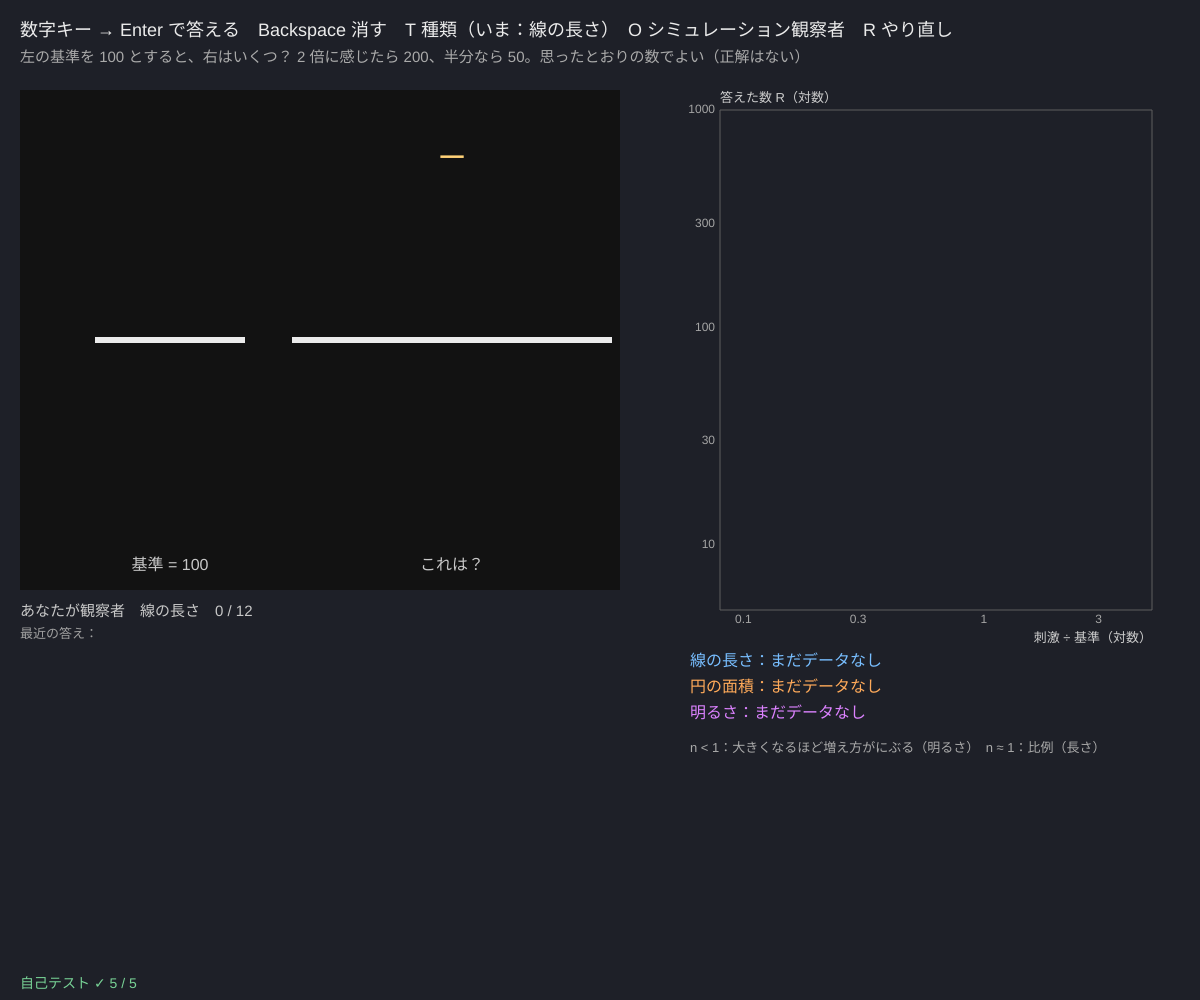
Frame 1 (no input)
Frame 60 (no input): identical to frame 1, image omitted
Frame 120 (the mouse pressed at the canvas centre since frame 60): identical to frame 1, image omitted

The p5.js sketch that drew this single still picture (run headless with seeded random() and noise() and a simulated clock; from frame 60 on, the mouse is pressed at the canvas centre):

// p5.js sketch
// ── sketch.js
// ============================================
// 02 スティーヴンスのべき法則 ─ 感じの大きさ R = c · I^n
// 左の基準を「100」としたとき、右はいくつに感じる？ 数字で答える（マグニチュード推定法）
// 両対数グラフ（log R と log I）で直線を当てはめると、傾きがべき指数 n。長さ・面積・明るさで n がちがう
// クリック → 数字キーで入力して Enter（Backspace で消す）/ T = 刺激の種類 / O = シミュレーション観察者 / R = やり直し
// ============================================

const TYPES = [                        // ★ 刺激の種類：基準の大きさと、見せる大きさ（6 段階）
  { name: '線の長さ', std: 150, xs: [40, 70, 110, 160, 230, 320], unit: 'px', simN: 1.0 },
  { name: '円の面積', std: 11000, xs: [1600, 3300, 6600, 13000, 26000, 44000], unit: 'px²', simN: 0.7 },
  { name: '明るさ', std: 0.2, xs: [0.02, 0.05, 0.1, 0.25, 0.5, 1], unit: '光の量', simN: 0.33 },
];
const REPS = 2;                        // ★ 1 段階あたりの回数（6 × 2 = 12 試行）
const SIM_NOISE = 0.15;                // ★ シミュレーション観察者の答えのばらつき（対数）
let ty = 0, data = [[], [], []], order = [], ti = 0, typed = '', phase = 'ready', tPhase = 0, simMode = false, simSeed = 1;

function setup() {
  createCanvas(windowWidth, windowHeight);
  selfTest();
  newOrder();
}
function newOrder() {
  seedRng(Date.now()); order = [];
  for (let r = 0; r < REPS; r++) for (let x of TYPES[ty].xs) order.push(x);
  shuffleArr(order); ti = 0; typed = ''; phase = 'stim'; data[ty] = []; simMode = false;
}
function submit() {
  let v = parseFloat(typed);
  if (phase !== 'stim' || !(v > 0)) { typed = ''; return; }   // 0 以下は対数にできないので受けつけない
  data[ty].push([order[ti], v]); typed = ''; ti++;
  phase = ti >= order.length ? 'done' : 'blank'; tPhase = millis();
}
// 両対数で直線：log R = log c + n · log(I / 基準)
function fitPower(d, std) {
  let p = d.filter((q) => q[0] > 0 && q[1] > 0);
  let f = linFit(p.map((q) => Math.log(q[0] / std)), p.map((q) => Math.log(q[1])));
  return f.ok ? { n: f.b, c: Math.exp(f.a), r2: f.r2 } : null;
}
// シミュレーション観察者：R = 100 · (I / 基準)^n · e^(ゆらぎ)、整数に丸める
function simAnswer(T, x) { return Math.max(1, Math.round(100 * Math.pow(x / T.std, T.simN) * Math.exp(SIM_NOISE * rndNormal()))); }
function runSim(seed) {
  seedRng(seed);
  TYPES.forEach((T, k) => { data[k] = []; for (let r = 0; r < 8; r++) for (let x of T.xs) data[k].push([x, simAnswer(T, x)]); });
  simMode = true; phase = 'done'; ti = order.length;
}

function drawStim(T, x, cx, cy) {
  if (T === TYPES[0]) { stroke(235); strokeWeight(6); strokeCap(SQUARE); line(cx - x / 2, cy, cx + x / 2, cy); noStroke(); }
  else if (T === TYPES[1]) { noStroke(); fill(235); circle(cx, cy, 2 * Math.sqrt(x / Math.PI)); }
  else { noStroke(); fill(linToSrgb(x)); rect(cx - 70, cy - 70, 140, 140); }
}

function draw() {
  background(30, 32, 40);
  let T = TYPES[ty];
  fill(235); noStroke(); textSize(18);
  text('数字キー → Enter で答える　Backspace 消す　T 種類（いま：' + T.name + '）　O シミュレーション観察者　R やり直し', 20, 36);
  fill(170); textSize(15);
  text('左の基準を 100 とすると、右はいくつ？ 2 倍に感じたら 200、半分なら 50。思ったとおりの数でよい（正解はない）', 20, 62);

  // ---- 刺激
  let bx = 20, by = 90, bw = width * 0.5, bh = height * 0.5;
  fill(18); rect(bx, by, bw, bh);
  if (phase === 'blank' && millis() - tPhase > 500) phase = 'stim';
  if (phase === 'stim') {
    drawStim(T, T.std, bx + bw * 0.25, by + bh * 0.5); drawStim(T, order[ti], bx + bw * 0.72, by + bh * 0.5);
    fill(200); textSize(16); textAlign(CENTER);
    text('基準 = 100', bx + bw * 0.25, by + bh - 20); text('これは？', bx + bw * 0.72, by + bh - 20);
    textSize(40); fill(255, 210, 120); text(typed === '' ? '_' : typed, bx + bw * 0.72, by + 60); textAlign(LEFT, BASELINE);
  } else if (phase === 'done') { fill(200); textSize(16); textAlign(CENTER); text(simMode ? 'シミュレーション観察者（3 種類 × 48 回）' : 'おつかれさま！ T でほかの種類も', bx + bw / 2, by + bh / 2); textAlign(LEFT, BASELINE); }
  fill(200); textSize(15);
  text((simMode ? 'シミュレーション観察者' : 'あなたが観察者') + '　' + T.name + '　' + Math.min(ti, order.length) + ' / ' + order.length, bx, by + bh + 26);
  fill(160); textSize(13);
  let last = data[ty].slice(-6).map((q) => (T === TYPES[2] ? q[0] : Math.round(q[0])) + '→' + q[1]).join('　');
  text('最近の答え：' + last, bx, by + bh + 48);

  // ---- 両対数グラフ（3 種類を重ねる）
  let g = { x: width * 0.6, y: 110, w: width * 0.36, h: height * 0.5, x0: 0.08, x1: 5, y0: 5, y1: 1000, logx: true, logy: true };
  plotAxes(g, '刺激 ÷ 基準（対数）', '答えた数 R（対数）', [0.1, 0.3, 1, 3], [10, 30, 100, 300, 1000]);
  let cols = [color(120, 190, 255), color(255, 170, 90), color(220, 130, 255)];
  let ry = g.y + g.h + 56;
  TYPES.forEach((Tk, k) => {
    let d = data[k];
    noStroke(); fill(cols[k]);
    for (let q of d) circle(gX(g, q[0] / Tk.std), gY(g, q[1]), k === ty ? 8 : 5);
    let f = fitPower(d, Tk.std);
    if (f) {
      stroke(cols[k]); strokeWeight(k === ty ? 3 : 1.5);
      line(gX(g, 0.08), gY(g, f.c * Math.pow(0.08, f.n)), gX(g, 5), gY(g, f.c * Math.pow(5, f.n)));
      noStroke(); fill(cols[k]); textSize(16);
      text(Tk.name + '：n = ' + f.n.toFixed(2) + '　c = ' + f.c.toFixed(0) + '　r² = ' + f.r2.toFixed(2) + (simMode ? '　（本当の n = ' + Tk.simN + '）' : ''), g.x - 30, ry + k * 26);
    } else { noStroke(); fill(cols[k]); textSize(16); text(Tk.name + '：まだデータなし', g.x - 30, ry + k * 26); }
  });
  fill(170); textSize(13); text('n < 1：大きくなるほど増え方がにぶる（明るさ）　n ≈ 1：比例（長さ）', g.x - 30, ry + 86);
  fill(selfTestResults.every((r) => r.ok) ? color(120, 210, 150) : color(255, 90, 90)); textSize(14);
  text(selfTestLine(), 20, height - 12);
}

function keyPressed() {
  if (key >= '0' && key <= '9' && typed.length < 5) typed += key;
  if (key === '.' && typed.indexOf('.') < 0) typed += '.';
  if (key === BACKSPACE) typed = typed.slice(0, -1);
  if (key === ENTER) submit();
  if (key === 't' || key === 'T') { ty = (ty + 1) % TYPES.length; newOrder(); }
  if (key === 'o' || key === 'O') runSim(++simSeed);
  if (key === 'r' || key === 'R') { data = [[], [], []]; newOrder(); }
  return false;
}

// ---- 自己テスト
function selfTest() {
  selfTestResults = [];
  let T = TYPES[1], d = T.xs.map((x) => [x, 100 * Math.pow(x / T.std, 0.7)]), f = fitPower(d, T.std);
  check('ゆらぎのない答え R = 100·(I/基準)^0.7 → n = 0.7、c = 100 ちょうど', f && near(f.n, 0.7, 1e-9) && near(f.c, 100, 1e-6));
  check('両対数で直線なので r² = 1', f && near(f.r2, 1, 1e-9));
  let f2 = fitPower([[1, 50], [4, 100]], 1);
  check('2 点 (1, 50) と (4, 100) → n = log 2 ÷ log 4 = 0.5', f2 && near(f2.n, 0.5, 1e-12));
  check('0 や負の答えは除く（対数にできない）→ NaN にならない', fitPower([[1, 0], [2, -3]], 1) === null && fitPower([[1, 0], [2, 10], [4, 20]], 1).n > 0);
  seedRng(52); let d3 = []; for (let r = 0; r < 20; r++) for (let x of TYPES[2].xs) d3.push([x, simAnswer(TYPES[2], x)]);
  check('シミュレーション観察者（明るさ、120 回）：n ≈ 0.33（±0.05）', near(fitPower(d3, TYPES[2].std).n, 0.33, 0.05));
  reportSelfTest();
}

// ---------- やってみよう ----------
// 1. 3 種類を全部やって、n を比べよう。明るさの n は 1 より小さい？ 長さは 1 に近い？
// 2. 面積の n が 1 より小さいと、グラフの円の大きさで量を表すときにどんな誤解が起きる？
// 3. 基準の数を 100 ではなく 10 にすると、答え方や n は変わる？
// 4. O を押して、本当の n と推定した n を比べよう。SIM_NOISE を大きくするとどうなる？
// 5. TYPES に「線の太さ」や「点の数」を足して、自分の n を測ってみよう


// ==================================================
// ここから下は「心理物理の道具」（中身は読まなくても OK。消さないでね）
// ==================================================
// ---- 種つきの乱数（同じ種なら毎回同じ列）。シミュレーション観察者と自己テストで使う
let rngState = 1;
function seedRng(s) { rngState = (s >>> 0) || 1; }
function rnd() {                       // 0〜1 の一様乱数（mulberry32）
  rngState = (rngState + 0x6d2b79f5) >>> 0;
  let t = rngState;
  t = Math.imul(t ^ (t >>> 15), t | 1);
  t ^= t + Math.imul(t ^ (t >>> 7), t | 61);
  return ((t ^ (t >>> 14)) >>> 0) / 4294967296;
}
function rndNormal() { let u = 1 - rnd(), v = rnd(); return Math.sqrt(-2 * Math.log(u)) * Math.cos(2 * Math.PI * v); }   // 標準正規分布
function shuffleArr(a) { for (let i = a.length - 1; i > 0; i--) { let j = Math.floor(rnd() * (i + 1)), t = a[i]; a[i] = a[j]; a[j] = t; } return a; }
function clampv(v, a, b) { return v < a ? a : v > b ? b : v; }
// ---- 正規分布：Φ（累積分布）と z（その逆関数。二分法で数値的に解く）
function erfA(x) {                     // 誤差関数（Abramowitz & Stegun 7.1.26、誤差 1.5e-7 以下）
  let s = x < 0 ? -1 : 1; x = Math.abs(x);
  let t = 1 / (1 + 0.3275911 * x);
  let y = 1 - ((((1.061405429 * t - 1.453152027) * t + 1.421413741) * t - 0.284496736) * t + 0.254829592) * t * Math.exp(-x * x);
  return s * y;
}
function Phi(x) { return 0.5 * (1 + erfA(x / Math.SQRT2)); }
function zOf(p) {                      // Φ(z) = p となる z
  p = clampv(p, 1e-9, 1 - 1e-9);
  let lo = -9, hi = 9;
  for (let i = 0; i < 70; i++) { let m = (lo + hi) / 2; if (Phi(m) < p) lo = m; else hi = m; }
  return (lo + hi) / 2;
}
// 割合を 1/(2N) で補正（0 や 1 だと z が無限大になるので）
function rateFix(k, n) { return n > 0 ? clampv(k / n, 1 / (2 * n), 1 - 1 / (2 * n)) : 0.5; }
// ---- 画面の値 sRGB（0〜255）⇔ 光の量（0〜1、線形）。画面の値 128 は光の量では約 0.22
function srgbToLin(c) { c /= 255; return c <= 0.04045 ? c / 12.92 : Math.pow((c + 0.055) / 1.055, 2.4); }
function linToSrgb(v) { v = clampv(v, 0, 1); return 255 * (v <= 0.0031308 ? 12.92 * v : 1.055 * Math.pow(v, 1 / 2.4) - 0.055); }
// ---- 直線 y = a + b x を最小二乗法で当てはめる（r² = 当てはまりのよさ）
function linFit(xs, ys) {
  let n = xs.length;
  if (n < 2) return { ok: false };
  let mx = 0, my = 0;
  for (let i = 0; i < n; i++) { mx += xs[i]; my += ys[i]; }
  mx /= n; my /= n;
  let sxx = 0, sxy = 0, syy = 0;
  for (let i = 0; i < n; i++) { sxx += (xs[i] - mx) ** 2; sxy += (xs[i] - mx) * (ys[i] - my); syy += (ys[i] - my) ** 2; }
  if (sxx < 1e-12) return { ok: false };
  let b = sxy / sxx;
  return { ok: true, a: my - b * mx, b, r2: syy > 1e-12 ? (sxy * sxy) / (sxx * syy) : 1 };
}
// ---- グラフの道具：g = { x, y, w, h, x0, x1, y0, y1, logx, logy }
function gX(g, v) { let t = g.logx ? (Math.log(v) - Math.log(g.x0)) / (Math.log(g.x1) - Math.log(g.x0)) : (v - g.x0) / (g.x1 - g.x0); return g.x + clampv(t, -0.02, 1.02) * g.w; }
function gY(g, v) { let t = g.logy ? (Math.log(v) - Math.log(g.y0)) / (Math.log(g.y1) - Math.log(g.y0)) : (v - g.y0) / (g.y1 - g.y0); return g.y + g.h - clampv(t, -0.02, 1.02) * g.h; }
function plotAxes(g, xl, yl, xt, yt) {
  stroke(95); strokeWeight(1); noFill(); rect(g.x, g.y, g.w, g.h);
  noStroke(); fill(165); textSize(12); textAlign(CENTER, TOP);
  for (let v of xt) text(+v.toPrecision(3), gX(g, v), g.y + g.h + 4);
  textAlign(RIGHT, CENTER);
  for (let v of yt) text(+v.toPrecision(3), g.x - 5, gY(g, v));
  textAlign(LEFT, BASELINE); fill(205); textSize(13);
  text(xl, g.x + g.w - textWidth(xl), g.y + g.h + 32); text(yl, g.x, g.y - 8);
}
function polyline(pts) {               // 点が 2 つ以上あるときだけ折れ線を描く
  if (pts.length < 2) return;
  noFill(); beginShape(); for (let p of pts) vertex(p[0], p[1]); endShape();
}
// ---- 自己テストの道具
let selfTestResults = [];
function check(name, cond) { selfTestResults.push({ name, ok: !!cond }); }
function near(a, b, tol) { return a !== null && a !== undefined && isFinite(a) && Math.abs(a - b) <= (tol === undefined ? 1e-9 : tol); }
function reportSelfTest() { for (let r of selfTestResults) (r.ok ? console.log : console.error)((r.ok ? '✓ ' : '✗ ') + r.name); }
function selfTestLine() { let n = selfTestResults.filter((r) => r.ok).length; return '自己テスト ' + (n === selfTestResults.length ? '✓ ' : '✗ ') + n + ' / ' + selfTestResults.length; }
